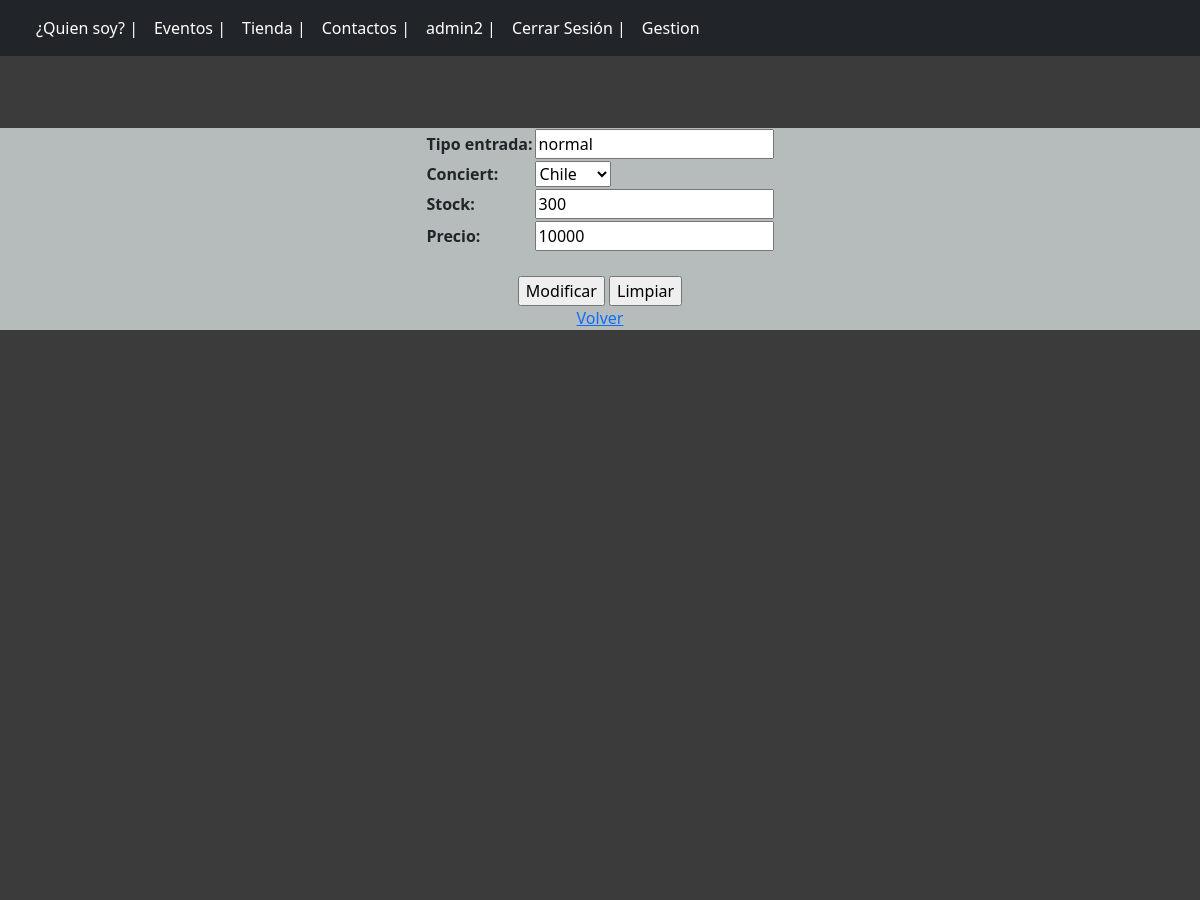
The app's page /ModificarEntrada/1/ (signed in, upper part), older data.
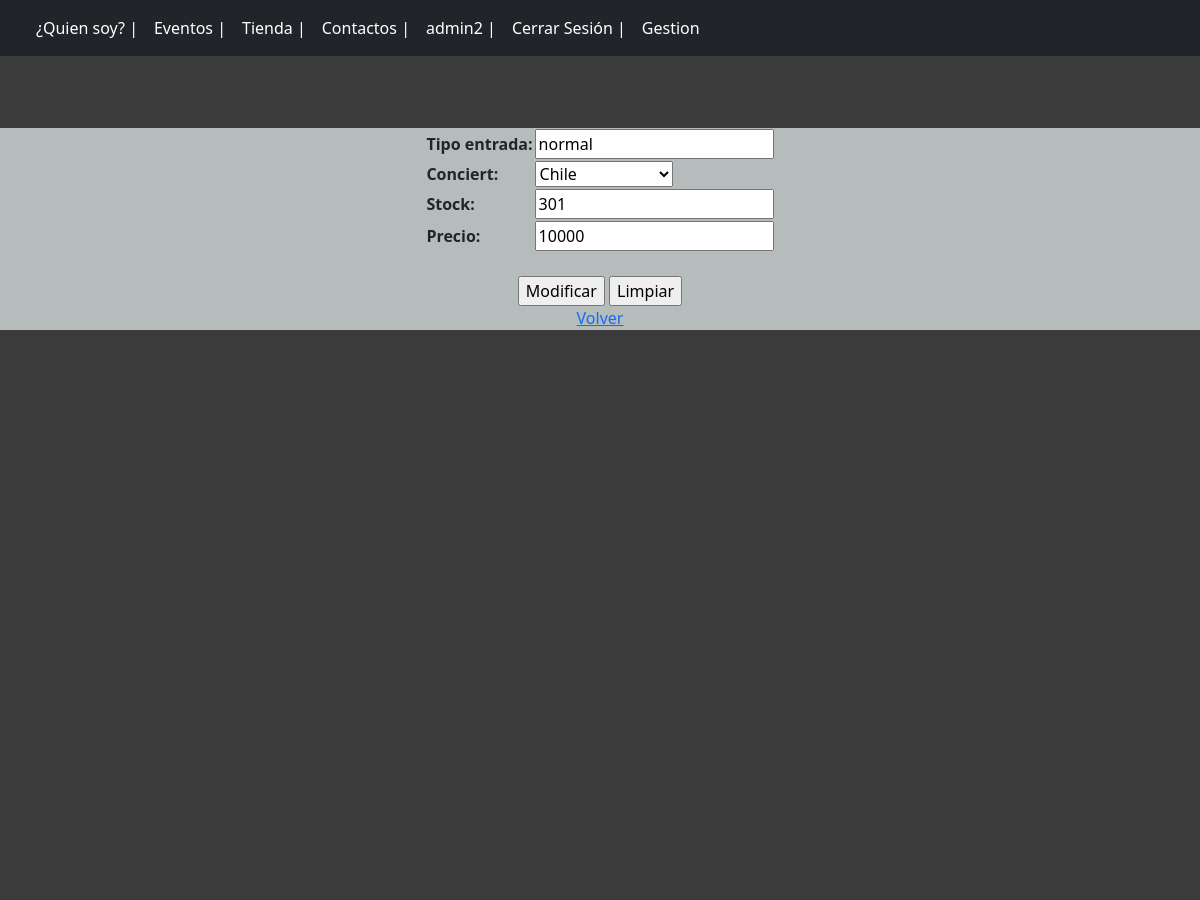
The same page, newer data.
### core/models.py (models this page shows, shortened)
class Entrada(models.Model):
    id = models.AutoField(primary_key=True)
    tipo_entrada = models.CharField(null=False,max_length=200)
    conciert = models.ForeignKey(Concierto,null=False, on_delete=CASCADE)
    stock = models.IntegerField(null=False,validators=[MinValueValidator(0)])
    precio = models.IntegerField(null=False,validators=[MinValueValidator(0)])

### core/views.py (the view)
# urls.py: path('ModificarEntrada/<id>/', ModificarEntrada, name="ModificarEntrada"),
@permission_required('app.add_concierto')
def ModificarEntrada(request,id):
    entrada = Entrada.objects.get(id=id)
    data = {
        'form':EntradaForm(instance=entrada)
    }
    if request.method == 'POST':
        formulario = EntradaForm(data=request.POST, instance=entrada)
        if formulario.is_valid():
            formulario.save()
            data['mensaje'] = "Modificado correctamente"
            data['form'] = formulario
    return render(request,'core/Modificar.html',data)

### core/forms.py
class EntradaForm(forms.ModelForm):
    class Meta:
        model = Entrada
        fields = "__all__"

### core/models.py (called while the page is built)
    def __str__(self):
        return self.lugar

### core/templates/core/Modificar.html (shortened to what this page needs)
{% extends 'core/base.html' %}
    {% load static %}
    {% block css %}
    <link rel="stylesheet" href="{% static 'core/'%}css/estilo.css">
    <link href="https://cdn.jsdelivr.net/npm/bootstrap@5.3.0-alpha2/dist/css/bootstrap.min.css" rel="stylesheet">
    {% endblock %}
    {% block javaScri %}
      <link rel="stylesheet" href="{% static 'core/'%}js/scrpit.js">
      <link href="https://cdn.jsdelivr.net/npm/bootstrap@5.3.0-alpha2/dist/css/bootstrap.min.css" rel="stylesheet">
    {% endblock %}
{% block body %}
    <br><br><br>
    <section class="form-registro" style="background-color: rgb(182, 187, 187);">
        <center>
            <form action="" method="POST">
                <table>
                    {{form.as_table}}
                </table>
                <br>
                <input class="boton" type="submit" name=""  value="Modificar">
                <input type="reset" name="" value="Limpiar">
            </form>
            <a href="{% url 'Gestion' %}">Volver</a>
        </center>
    </section>
{% endblock %}

Row changes from the older to the newer data that the page shows:
changed Entrada "normal": stock "300" → "301"
